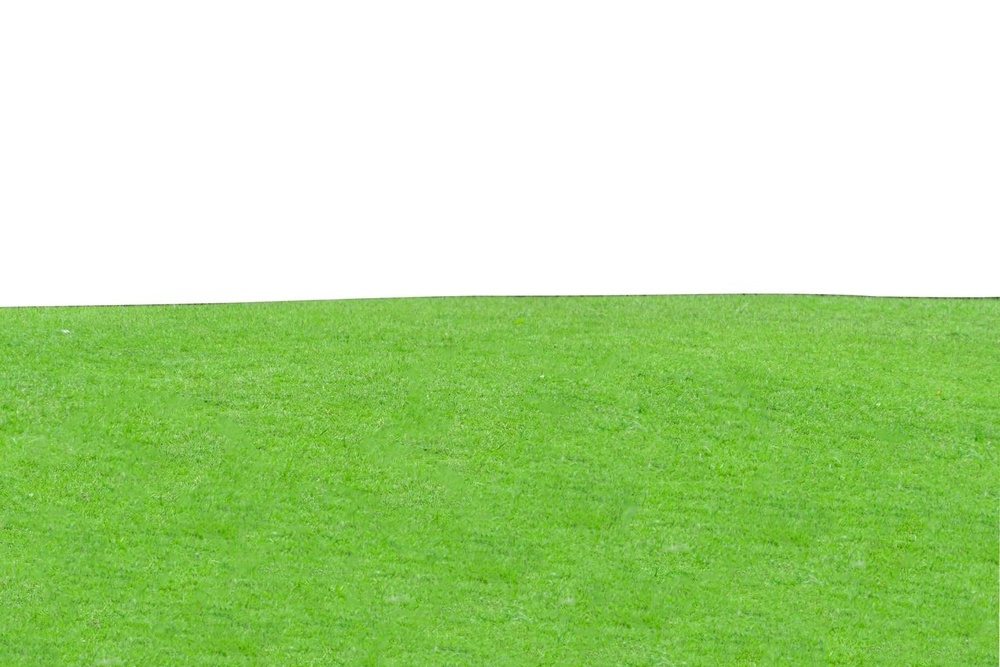
#> input picture gramado.jpg, 1000 x 667 px, shrunk from 1470 x 980 before the run
$ python ativOptativa2.py
#> lines starting #> are read from the running program, lines starting #| are printed output that depends on the picture
import cv2

# Carregar a imagem
imagem = cv2.imread("gramado.jpg")
#> imagem is the input picture: shape (667, 1000, 3); mean B, G, R 150.9, 218.9, 181

# A - Desenhar um retângulo na margem interna da imagem com a distância de 10px e cor azul
altura, largura = imagem.shape[:2]
#> altura = 667; largura = 1000
margem = 10  # Margem de 10px
cv2.rectangle(imagem, (margem, margem), (largura - margem, altura - margem), (255, 0, 0), 2)

# B - Aplicar um círculo com raio de 200px no centro da imagem e cor vermelha
centro = (largura // 2, altura // 2)
#> centro = (500, 333)
raio = 200
cv2.circle(imagem, centro, raio, (0, 0, 255), 1)

# C - Aplicar um círculo com raio de 50px no centro do círculo anterior e cor verde
raio_interno = 50
cv2.circle(imagem, centro, raio_interno, (0, 255, 0), -1)

# D - Escrever "Engenharia de Software" no canto inferior direito da imagem na cor preta
texto = "Engenharia de Software"
fonte = cv2.FONT_HERSHEY_SIMPLEX
tamanho_fonte = 1
espessura = 2
text_size = cv2.getTextSize(texto, fonte, tamanho_fonte, espessura)[0]
text_x = largura - text_size[0] - 10  # Coloca o texto no canto inferior direito
#> text_x = 612
text_y = altura - 10
#> text_y = 657
cv2.putText(imagem, texto, (text_x, text_y), fonte, tamanho_fonte, (0, 0, 0), espessura)
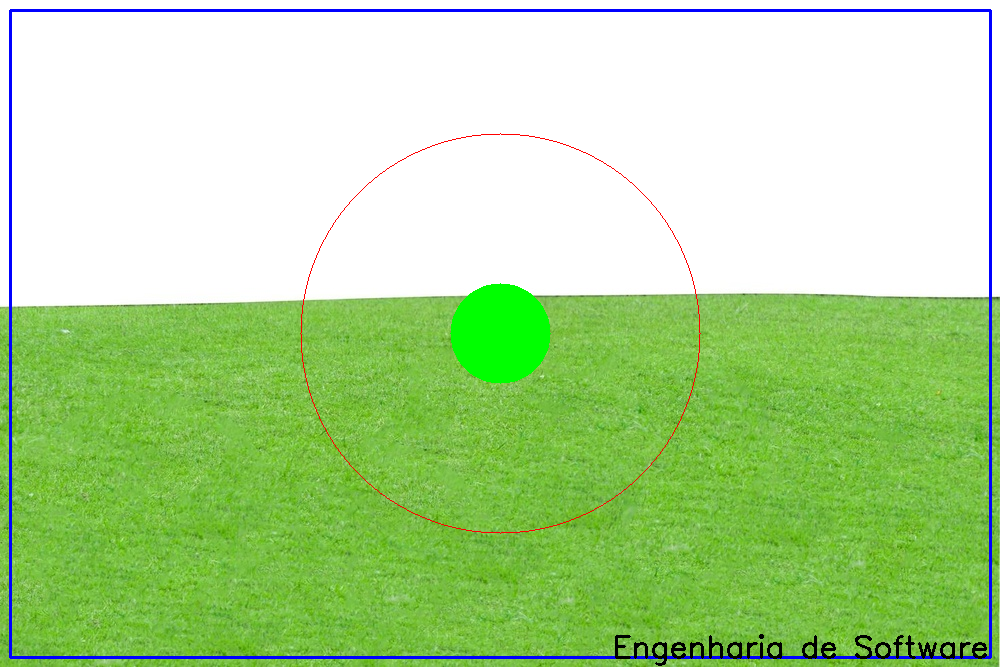
#> imagem: shape (667, 1000, 3); mean B, G, R 150.7, 215.3, 176.5

# Mostrar a imagem final
cv2.imshow('Imagem Modificada', imagem)

# Salvar imagem processada
cv2.imwrite("overlays.jpg", imagem)


cv2.waitKey(0)
cv2.destroyAllWindows()
